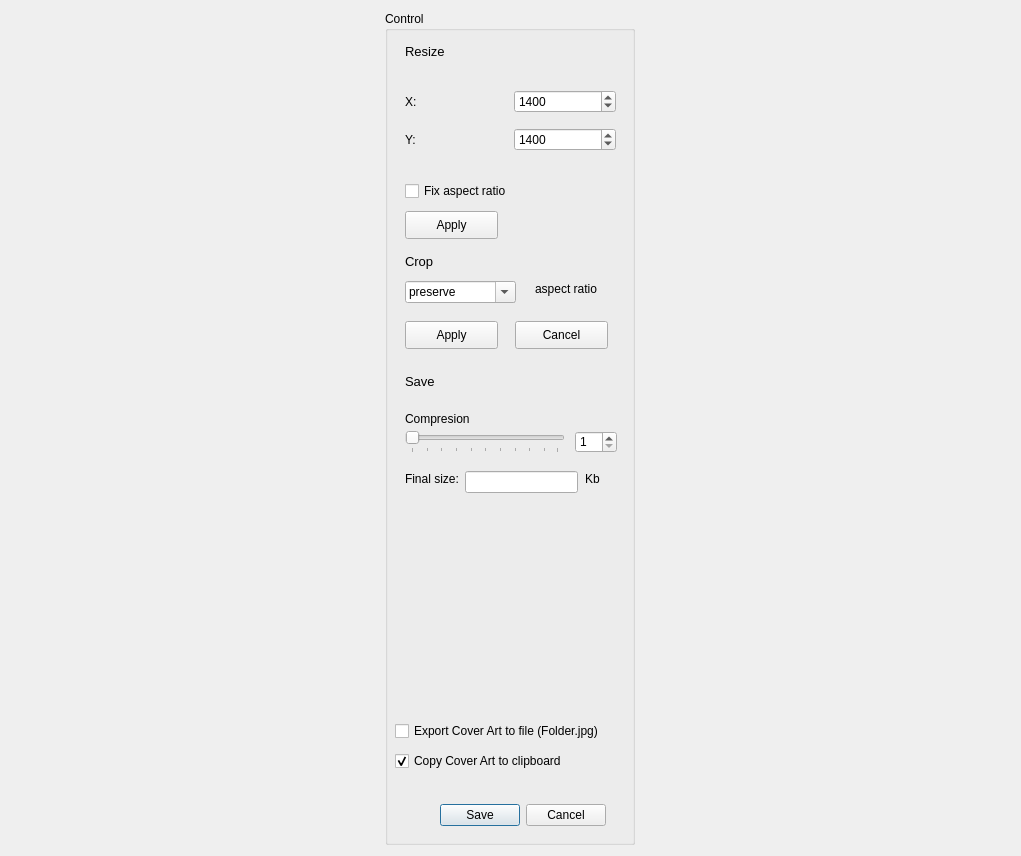
<?xml version="1.0" encoding="UTF-8"?>
<ui version="4.0">
 <class>dialog</class>
 <widget class="QDialog" name="dialog">
  <property name="geometry">
   <rect>
    <x>0</x>
    <y>0</y>
    <width>1021</width>
    <height>856</height>
   </rect>
  </property>
  <property name="sizePolicy">
   <sizepolicy hsizetype="Minimum" vsizetype="Minimum">
    <horstretch>0</horstretch>
    <verstretch>0</verstretch>
   </sizepolicy>
  </property>
  <property name="windowTitle">
   <string>Dialog</string>
  </property>
  <layout class="QGridLayout" name="gridLayout_2">
   <item row="0" column="1">
    <widget class="QGroupBox" name="groupBox">
     <property name="maximumSize">
      <size>
       <width>250</width>
       <height>16777215</height>
      </size>
     </property>
     <property name="title">
      <string>Control</string>
     </property>
     <widget class="QWidget" name="gridLayoutWidget">
      <property name="geometry">
       <rect>
        <x>20</x>
        <y>70</y>
        <width>211</width>
        <height>81</height>
       </rect>
      </property>
      <layout class="QGridLayout" name="gridLayout">
       <property name="sizeConstraint">
        <enum>QLayout::SetMinimumSize</enum>
       </property>
       <item row="1" column="0">
        <widget class="QLabel" name="label_2">
         <property name="text">
          <string>X:</string>
         </property>
        </widget>
       </item>
       <item row="1" column="1">
        <widget class="QSpinBox" name="size_spinbox_Y">
         <property name="minimum">
          <number>10</number>
         </property>
         <property name="maximum">
          <number>2000</number>
         </property>
         <property name="value">
          <number>1400</number>
         </property>
        </widget>
       </item>
       <item row="2" column="0">
        <widget class="QLabel" name="label_3">
         <property name="text">
          <string>Y:</string>
         </property>
        </widget>
       </item>
       <item row="2" column="1">
        <widget class="QSpinBox" name="size_spinbox_X">
         <property name="minimum">
          <number>10</number>
         </property>
         <property name="maximum">
          <number>2000</number>
         </property>
         <property name="value">
          <number>1400</number>
         </property>
        </widget>
       </item>
      </layout>
     </widget>
     <widget class="QCheckBox" name="ca_file">
      <property name="geometry">
       <rect>
        <x>10</x>
        <y>710</y>
        <width>241</width>
        <height>20</height>
       </rect>
      </property>
      <property name="text">
       <string>Export Cover Art to file (Folder.jpg)</string>
      </property>
     </widget>
     <widget class="QCheckBox" name="ca_clipboard">
      <property name="geometry">
       <rect>
        <x>10</x>
        <y>740</y>
        <width>221</width>
        <height>20</height>
       </rect>
      </property>
      <property name="text">
       <string>Copy Cover Art to clipboard</string>
      </property>
      <property name="checked">
       <bool>true</bool>
      </property>
     </widget>
     <widget class="QLabel" name="label">
      <property name="geometry">
       <rect>
        <x>20</x>
        <y>30</y>
        <width>171</width>
        <height>21</height>
       </rect>
      </property>
      <property name="sizePolicy">
       <sizepolicy hsizetype="Minimum" vsizetype="Minimum">
        <horstretch>0</horstretch>
        <verstretch>0</verstretch>
       </sizepolicy>
      </property>
      <property name="text">
       <string>&lt;html&gt;&lt;head/&gt;&lt;body&gt;&lt;p&gt;&lt;span style=&quot; font-size:10pt;&quot;&gt;Resize&lt;/span&gt;&lt;/p&gt;&lt;/body&gt;&lt;/html&gt;</string>
      </property>
     </widget>
     <widget class="QCheckBox" name="ca_ratio">
      <property name="geometry">
       <rect>
        <x>20</x>
        <y>170</y>
        <width>121</width>
        <height>20</height>
       </rect>
      </property>
      <property name="text">
       <string>Fix aspect ratio</string>
      </property>
     </widget>
     <widget class="QLabel" name="label_4">
      <property name="geometry">
       <rect>
        <x>20</x>
        <y>240</y>
        <width>61</width>
        <height>21</height>
       </rect>
      </property>
      <property name="text">
       <string>&lt;html&gt;&lt;head/&gt;&lt;body&gt;&lt;p&gt;&lt;span style=&quot; font-size:10pt;&quot;&gt;Crop&lt;/span&gt;&lt;/p&gt;&lt;/body&gt;&lt;/html&gt;</string>
      </property>
     </widget>
     <widget class="QComboBox" name="ca_dropdown">
      <property name="geometry">
       <rect>
        <x>20</x>
        <y>270</y>
        <width>111</width>
        <height>22</height>
       </rect>
      </property>
      <property name="editable">
       <bool>true</bool>
      </property>
      <property name="currentText">
       <string>preserve</string>
      </property>
     </widget>
     <widget class="QLabel" name="label_5">
      <property name="geometry">
       <rect>
        <x>20</x>
        <y>360</y>
        <width>61</width>
        <height>21</height>
       </rect>
      </property>
      <property name="text">
       <string>&lt;html&gt;&lt;head/&gt;&lt;body&gt;&lt;p&gt;&lt;span style=&quot; font-size:10pt;&quot;&gt;Save&lt;/span&gt;&lt;/p&gt;&lt;/body&gt;&lt;/html&gt;</string>
      </property>
     </widget>
     <widget class="QLabel" name="label_6">
      <property name="geometry">
       <rect>
        <x>150</x>
        <y>270</y>
        <width>81</width>
        <height>16</height>
       </rect>
      </property>
      <property name="text">
       <string>aspect ratio</string>
      </property>
     </widget>
     <widget class="QSlider" name="compresion_slider">
      <property name="geometry">
       <rect>
        <x>20</x>
        <y>420</y>
        <width>160</width>
        <height>22</height>
       </rect>
      </property>
      <property name="minimum">
       <number>1</number>
      </property>
      <property name="maximum">
       <number>100</number>
      </property>
      <property name="orientation">
       <enum>Qt::Horizontal</enum>
      </property>
      <property name="tickPosition">
       <enum>QSlider::TicksBelow</enum>
      </property>
      <property name="tickInterval">
       <number>10</number>
      </property>
     </widget>
     <widget class="QSpinBox" name="compresion_spinbox">
      <property name="geometry">
       <rect>
        <x>190</x>
        <y>420</y>
        <width>42</width>
        <height>22</height>
       </rect>
      </property>
      <property name="minimum">
       <number>1</number>
      </property>
      <property name="maximum">
       <number>100</number>
      </property>
     </widget>
     <widget class="QLabel" name="label_7">
      <property name="geometry">
       <rect>
        <x>20</x>
        <y>400</y>
        <width>91</width>
        <height>16</height>
       </rect>
      </property>
      <property name="text">
       <string>Compresion</string>
      </property>
     </widget>
     <widget class="QLabel" name="size_label">
      <property name="geometry">
       <rect>
        <x>20</x>
        <y>460</y>
        <width>55</width>
        <height>16</height>
       </rect>
      </property>
      <property name="text">
       <string>Final size: </string>
      </property>
     </widget>
     <widget class="QLineEdit" name="size_box">
      <property name="geometry">
       <rect>
        <x>80</x>
        <y>460</y>
        <width>113</width>
        <height>22</height>
       </rect>
      </property>
      <property name="alignment">
       <set>Qt::AlignRight|Qt::AlignTrailing|Qt::AlignVCenter</set>
      </property>
     </widget>
     <widget class="QLabel" name="label_8">
      <property name="geometry">
       <rect>
        <x>200</x>
        <y>460</y>
        <width>31</width>
        <height>16</height>
       </rect>
      </property>
      <property name="text">
       <string>Kb</string>
      </property>
     </widget>
     <widget class="QPushButton" name="apply_ratio">
      <property name="geometry">
       <rect>
        <x>20</x>
        <y>200</y>
        <width>93</width>
        <height>28</height>
       </rect>
      </property>
      <property name="text">
       <string>Apply</string>
      </property>
     </widget>
     <widget class="QPushButton" name="apply_crop">
      <property name="geometry">
       <rect>
        <x>20</x>
        <y>310</y>
        <width>93</width>
        <height>28</height>
       </rect>
      </property>
      <property name="text">
       <string>Apply</string>
      </property>
     </widget>
     <widget class="QDialogButtonBox" name="buttonBox">
      <property name="geometry">
       <rect>
        <x>20</x>
        <y>790</y>
        <width>201</width>
        <height>28</height>
       </rect>
      </property>
      <property name="maximumSize">
       <size>
        <width>250</width>
        <height>16777215</height>
       </size>
      </property>
      <property name="orientation">
       <enum>Qt::Horizontal</enum>
      </property>
      <property name="standardButtons">
       <set>QDialogButtonBox::Cancel|QDialogButtonBox::Save</set>
      </property>
     </widget>
     <widget class="QPushButton" name="cancel_crop">
      <property name="geometry">
       <rect>
        <x>130</x>
        <y>310</y>
        <width>93</width>
        <height>28</height>
       </rect>
      </property>
      <property name="text">
       <string>Cancel</string>
      </property>
     </widget>
    </widget>
   </item>
   <item row="0" column="0">
    <layout class="QGridLayout" name="picture_frame">
     <property name="sizeConstraint">
      <enum>QLayout::SetMaximumSize</enum>
     </property>
    </layout>
   </item>
  </layout>
 </widget>
 <resources/>
 <connections>
  <connection>
   <sender>buttonBox</sender>
   <signal>accepted()</signal>
   <receiver>dialog</receiver>
   <slot>accept()</slot>
   <hints>
    <hint type="sourcelabel">
     <x>248</x>
     <y>254</y>
    </hint>
    <hint type="destinationlabel">
     <x>157</x>
     <y>274</y>
    </hint>
   </hints>
  </connection>
  <connection>
   <sender>buttonBox</sender>
   <signal>rejected()</signal>
   <receiver>dialog</receiver>
   <slot>reject()</slot>
   <hints>
    <hint type="sourcelabel">
     <x>316</x>
     <y>260</y>
    </hint>
    <hint type="destinationlabel">
     <x>286</x>
     <y>274</y>
    </hint>
   </hints>
  </connection>
 </connections>
</ui>
